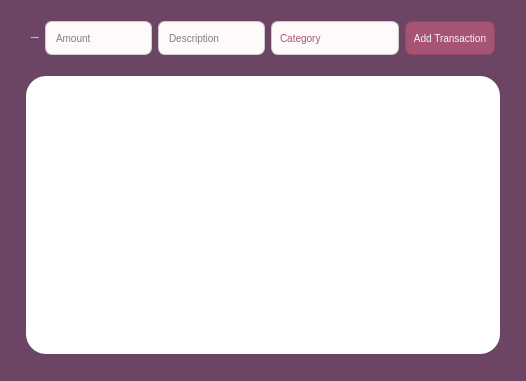
                    <widget class="QGroupBox" name="activitybox">
                     <property name="minimumSize">
                      <size>
                       <width>0</width>
                       <height>381</height>
                      </size>
                     </property>
                     <property name="styleSheet">
                      <string notr="true">background-color: rgb(108, 68, 100);
border-radius:20
</string>
                     </property>
                     <property name="title">
                      <string/>
                     </property>
                     <layout class="QVBoxLayout" name="verticalLayout_10">
                      <property name="topMargin">
                       <number>6</number>
                      </property>
                      <item>
                       <layout class="QHBoxLayout" name="horizontalLayout_13">
                        <property name="leftMargin">
                         <number>20</number>
                        </property>
                        <property name="topMargin">
                         <number>15</number>
                        </property>
                        <property name="rightMargin">
                         <number>20</number>
                        </property>
                        <item>
                         <widget class="QLabel" name="activitylbl">
                          <property name="sizePolicy">
                           <sizepolicy hsizetype="Expanding" vsizetype="Preferred">
                            <horstretch>0</horstretch>
                            <verstretch>0</verstretch>
                           </sizepolicy>
                          </property>
                          <property name="font">
                           <font>
                            <family>Inter</family>
                            <pointsize>-1</pointsize>
                            <italic>false</italic>
                            <bold>true</bold>
                           </font>
                          </property>
                          <property name="styleSheet">
                           <string notr="true">color: rgb(254, 250, 250);
font: 700 30px &quot;Inter&quot;;</string>
                          </property>
                          <property name="text">
                           <string>Recent Activity</string>
                          </property>
                         </widget>
                        </item>
                        <item>
                         <widget class="QLineEdit" name="amountedit">
                          <property name="sizePolicy">
                           <sizepolicy hsizetype="Preferred" vsizetype="Fixed">
                            <horstretch>0</horstretch>
                            <verstretch>0</verstretch>
                           </sizepolicy>
                          </property>
                          <property name="styleSheet">
                           <string notr="true">QLineEdit {
	background-color: rgb(254, 250, 250);
                padding: 8px;
                border: 1px solid #ccc;
                border-radius: 7px;
                font-size: 10px;
            }</string>
                          </property>
                          <property name="text">
                           <string/>
                          </property>
                          <property name="placeholderText">
                           <string>Amount</string>
                          </property>
                         </widget>
                        </item>
                        <item>
                         <widget class="QLineEdit" name="descriptionedit">
                          <property name="sizePolicy">
                           <sizepolicy hsizetype="Preferred" vsizetype="Fixed">
                            <horstretch>0</horstretch>
                            <verstretch>0</verstretch>
                           </sizepolicy>
                          </property>
                          <property name="styleSheet">
                           <string notr="true">QLineEdit {
	
	
					background-color: rgb(254, 250, 250);
                padding: 8px;
                border: 1px solid #ccc;
                border-radius: 7px;
                font-size: 10px;

            }</string>
                          </property>
                          <property name="text">
                           <string/>
                          </property>
                          <property name="placeholderText">
                           <string>Description</string>
                          </property>
                         </widget>
                        </item>
                        <item>
                         <widget class="QComboBox" name="categorycombo">
                          <property name="sizePolicy">
                           <sizepolicy hsizetype="Preferred" vsizetype="Fixed">
                            <horstretch>0</horstretch>
                            <verstretch>0</verstretch>
                           </sizepolicy>
                          </property>
                          <property name="styleSheet">
                           <string notr="true">QComboBox{
	color: rgb(167, 83, 115);
	alternate-background-color: rgb(240, 240, 240);
				
	background-color: rgb(254, 250, 250);
                padding: 8px;
                border: 1px solid #ccc;
                border-radius: 7px;
                font-size: 10px;


            }


QComboBox::drop-down {
    border: none;
    background: transparent;
}

QComboBox QAbstractItemView {
            background-color: #ffffff;
            color: #000000; 
            }</string>
                          </property>
                          <property name="editable">
                           <bool>false</bool>
                          </property>
                          <property name="placeholderText">
                           <string>Category</string>
                          </property>
                          <property name="frame">
                           <bool>true</bool>
                          </property>
                          <item>
                           <property name="text">
                            <string>Food</string>
                           </property>
                          </item>
                          <item>
                           <property name="text">
                            <string>Utilities</string>
                           </property>
                          </item>
                          <item>
                           <property name="text">
                            <string>Health &amp; Wellness</string>
                           </property>
                          </item>
                          <item>
                           <property name="text">
                            <string>Personal &amp; Lifestyle</string>
                           </property>
                          </item>
                          <item>
                           <property name="text">
                            <string>Education</string>
                           </property>
                          </item>
                          <item>
                           <property name="text">
                            <string>Transportation</string>
                           </property>
                          </item>
                          <item>
                           <property name="text">
                            <string>Others</string>
                           </property>
                          </item>
                         </widget>
                        </item>
                        <item>
                         <widget class="QPushButton" name="addtransbtn">
                          <property name="sizePolicy">
                           <sizepolicy hsizetype="Preferred" vsizetype="Fixed">
                            <horstretch>0</horstretch>
                            <verstretch>0</verstretch>
                           </sizepolicy>
                          </property>
                          <property name="minimumSize">
                           <size>
                            <width>90</width>
                            <height>34</height>
                           </size>
                          </property>
                          <property name="cursor">
                           <cursorShape>PointingHandCursor</cursorShape>
                          </property>
                          <property name="autoFillBackground">
                           <bool>false</bool>
                          </property>
                          <property name="styleSheet">
                           <string notr="true">


QPushButton {
	
	
	
	color: rgb(245, 245, 245);
	background-color: rgb(167, 83, 115);
	border: 1px solid #ccc;
    border-radius: 7px;
	border-color: rgb(144, 72, 99);
text-align: center;
 font-size: 10px;


  

}
QPushButton:hover {

	
	background-color: rgb(138, 69, 95);
	
   
}</string>
                          </property>
                          <property name="text">
                           <string>Add Transaction</string>
                          </property>
                          <property name="checkable">
                           <bool>true</bool>
                          </property>
                          <property name="flat">
                           <bool>true</bool>
                          </property>
                         </widget>
                        </item>
                       </layout>
                      </item>
                      <item>
                       <layout class="QVBoxLayout" name="tablelayout">
                        <property name="leftMargin">
                         <number>15</number>
                        </property>
                        <property name="topMargin">
                         <number>15</number>
                        </property>
                        <property name="rightMargin">
                         <number>15</number>
                        </property>
                        <property name="bottomMargin">
                         <number>16</number>
                        </property>
                        <item>
                         <widget class="QGroupBox" name="tablebox">
                          <property name="sizePolicy">
                           <sizepolicy hsizetype="Preferred" vsizetype="Preferred">
                            <horstretch>0</horstretch>
                            <verstretch>0</verstretch>
                           </sizepolicy>
                          </property>
                          <property name="maximumSize">
                           <size>
                            <width>16777215</width>
                            <height>291</height>
                           </size>
                          </property>
                          <property name="styleSheet">
                           <string notr="true">background-color: rgb(255, 255, 255);
border-radius:20
</string>
                          </property>
                          <property name="title">
                           <string/>
                          </property>
                          <layout class="QVBoxLayout" name="verticalLayout_14">
                           <item>
                            <widget class="QTableView" name="activities">
                             <property name="sizePolicy">
                              <sizepolicy hsizetype="Preferred" vsizetype="Preferred">
                               <horstretch>0</horstretch>
                               <verstretch>0</verstretch>
                              </sizepolicy>
                             </property>
                             <attribute name="horizontalHeaderCascadingSectionResizes">
                              <bool>true</bool>
                             </attribute>
                             <attribute name="horizontalHeaderDefaultSectionSize">
                              <number>120</number>
                             </attribute>
                            </widget>
                           </item>
                          </layout>
                         </widget>
                        </item>
                       </layout>
                      </item>
                     </layout>
                    </widget>
